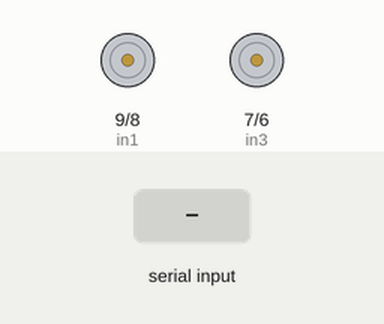
Recording of a sketch running on a simulated Arduino Uno, built with avr-gcc and run on an emulated ATmega328P. Parts: motor-driver pin pairs drawn as motors (green arrow = first pin HIGH = forward, orange = second pin HIGH = backward, longer = more drive, scaled by the enable pin). Inputs (shaded band) come from the test bench. What the sketch prints to the serial monitor is not drawn.

Above: at 1.3 s.
1.4 s: "1" received over the second serial link
At 2.3 s:
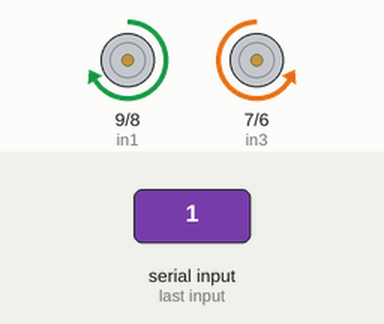
2.9 s: "2" received over the second serial link
At 3.4 s:
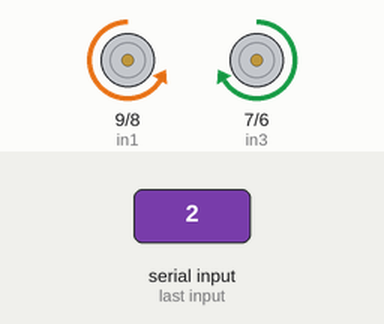
4.4 s: "3" received over the second serial link
At 5.6 s:
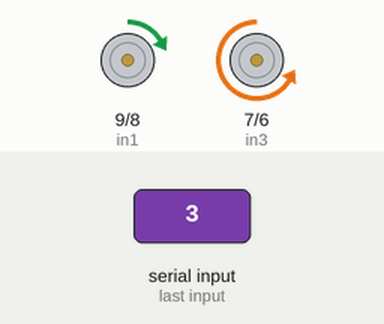
5.9 s: "4" received over the second serial link
At 6.7 s:
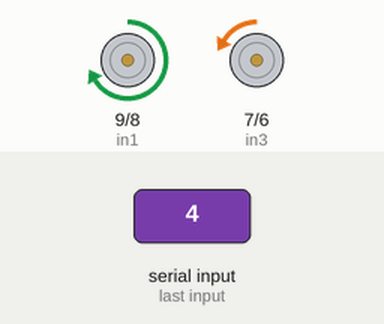
7.4 s: "0" received over the second serial link
At 8.5 s:
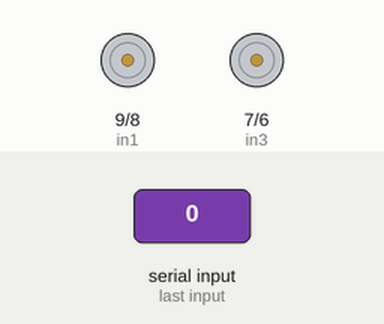
Timing chart, 0 to 9.9 s (numbered marks = the images above; inputs shaded):
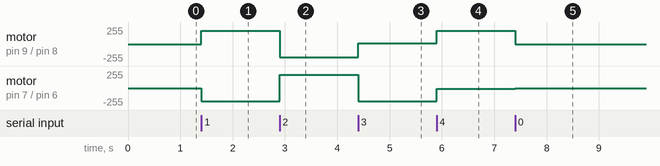

The sketch:

Robot_car.ino
```cpp
#include <SoftwareSerial.h>

int bluetoothTx = 2;
int bluetoothRx = 3;

SoftwareSerial bluetooth(bluetoothTx, bluetoothRx);


// connect motor controller pins to Arduino digital pins
// motor one
int enA = 5;
int in3 = 7;
int in4 = 6;

// motor two
int enB = 10;
int in1 = 9;
int in2 = 8;


void setup() {

  //Setup usb serial connection to computer
  Serial.begin(9600);

  //Setup Bluetooth serial connection to android
  bluetooth.begin(115200);
  bluetooth.print("$$$");
  delay(100);
  bluetooth.println("U,9600,N");
  bluetooth.begin(9600);


 // set all the motor control pins to outputs
  pinMode(enA, OUTPUT);
  pinMode(enB, OUTPUT);
  pinMode(in1, OUTPUT);
  pinMode(in2, OUTPUT);
  pinMode(in3, OUTPUT);
  pinMode(in4, OUTPUT);


}

void forward()
{
  // this function will run the motors in both directions at a fixed speed
  // turn on motor A
  digitalWrite(in1, HIGH);
  digitalWrite(in2, LOW);
  // set speed to 200 out of possible range 0~255
  analogWrite(enA, 200);
  // turn on motor B
  digitalWrite(in3, LOW);
  digitalWrite(in4, HIGH);
  // set speed to 200 out of possible range 0~255
  analogWrite(enB, 200);

}

void backword(){
  // this function will run the motors in both directions at a fixed speed
  // turn on motor A
  digitalWrite(in1, LOW);
  digitalWrite(in2, HIGH);
  // set speed to 200 out of possible range 0~255
  analogWrite(enA, 200);
  // turn on motor B
  digitalWrite(in3, HIGH);
  digitalWrite(in4, LOW);
  // set speed to 200 out of possible range 0~255
  analogWrite(enB, 200);
}

void motorOff(){
  digitalWrite(in1, LOW);
  digitalWrite(in2, LOW);
  digitalWrite(in3, LOW);
  digitalWrite(in4, LOW);
}

void turnRightForward()
{
  digitalWrite(in1, HIGH);
  digitalWrite(in2, LOW);
  analogWrite(enA, 10);
  // turn on motor B
  digitalWrite(in3, LOW);
  digitalWrite(in4, HIGH);
  // set speed to 200 out of possible range 0~255
  analogWrite(enB, 200);
}

void turnLeftForward()
{

  // turn on motor B
  digitalWrite(in3, LOW);
  digitalWrite(in4, HIGH);
  analogWrite(enB, 10);

  digitalWrite(in1, HIGH);
  digitalWrite(in2, LOW);
  // set speed to 200 out of possible range 0~255
  analogWrite(enA, 200);
}


void loop() {
 // check if serial communication is available:
  if (bluetooth.available()){
    int toSend = (int)bluetooth.read();
    Serial.print(toSend);

    switch (toSend) {
      //case 1 move the motors forward
      case '1':
        forward();
        bluetooth.print("~forwards");
        break;
      case '2':
        //case 2 move the motors backwords
        backword();
        bluetooth.print("~backwords");
        break;

      case '3':
         //case three turn right
         turnRightForward();
         bluetooth.print("~right");
         break;
      case '4':
        //turn left
        turnLeftForward();
        bluetooth.print("~left");
        break;

      case '0':
        //turn off -- stop
        motorOff();
        bluetooth.print("~Turning off -- stop");
        break;

      default:
        motorOff();
        Serial.print("~Unkown command motors turned off");

    }
  }

}
```

Measured:
- after the input at 1.4 s, motor on pin 9 (in1) / pin 8 (in2): stopped → forward 200/255 at once; motor on pin 7 (in3) / pin 6 (in4): stopped → backward 200/255 at once
- after the input at 2.9 s, motor on pin 9 (in1) / pin 8 (in2): forward 200/255 → backward 200/255 at once; motor on pin 7 (in3) / pin 6 (in4): backward 200/255 → forward 200/255 at once
- after the input at 4.4 s, motor on pin 9 (in1) / pin 8 (in2): backward 200/255 → forward 10/255 at once; motor on pin 7 (in3) / pin 6 (in4): forward 200/255 → backward 200/255 at once
- after the input at 5.9 s, motor on pin 9 (in1) / pin 8 (in2): forward 10/255 → forward 200/255 at once; motor on pin 7 (in3) / pin 6 (in4): backward 200/255 → backward 10/255 at once
- after the input at 7.4 s, motor on pin 9 (in1) / pin 8 (in2): forward 200/255 → stopped at once; motor on pin 7 (in3) / pin 6 (in4): backward 10/255 → stopped at once
